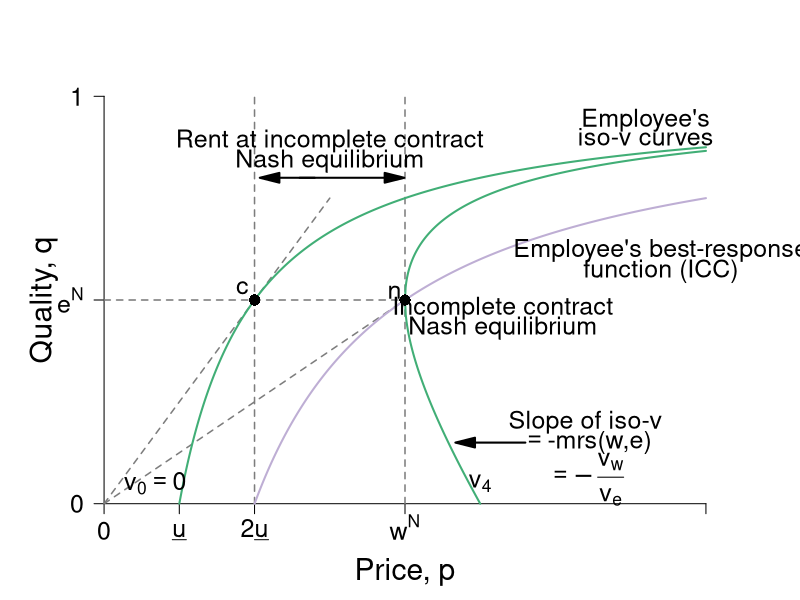

This chart was generated by the following R code:
#' Graph Designer: Harriet Brookes-Gray
#' Authors: Bowles and Halliday
#' Title: Coordination, Conflict and Competition: A Text in Microeconomics

require(ggplot2)
require(shape)
pdf(file = "employment/employment_brf_rentv2.pdf", width = 9, height = 7)

#Set parameters for graphics
pointsize <- 1.8
axislabelsize <- 1.8
labelsize <- 1.5
namesize <- 1.8
annotatesize <- 1.5
graphlinewidth <- 2
segmentlinewidth <- 1.5

COL <- c("#7fc97f", "#beaed4", "#fdc086", "#ffff99", "#386cb0", "#f0027f", "#bf5b17", "#666666")
COLA <- c("#e0f3db", "#99d8c9","#66c2a4","#41ae76", "#238b45", "#005824")
COLB <- c("#c6dbef", "#4eb3d3", "#2b8cbe", "#0868ac","#084081")
COLC <- c("#fcfbfd", "#efedf5", "#dadaeb", "#bcbddc", "#9e9ac8", "#807dba", "#6a51a3", "#54278f", "#3f007d")
grays <- gray.colors(25, start = 1, end = 0)


#The equation is below when v = 0. See Wolfram Alpha output. 
isov <- function(p, delta = 5) {
  (p - delta)/p
}

isovhigh1 <- function(p, delta = 5, v = 5){
  (sqrt(p^2 - 4 * delta * v) - p + 2*v)/( 2 * v )
}

isovlow1 <- function(p, delta = 5, v = 5){
  (-sqrt(p^2 - 4 * delta * v) - p + 2*v)/( 2 * v )
}

isovhigh2 <- function(p, delta = 5, v = 10){
  (sqrt(p^2 - 4 * delta * v) - p + 2*v)/( 2 * v )
}

isovlow2 <- function(p, delta = 5, v = 10){
  (-sqrt(p^2 - 4 * delta * v) - p + 2*v)/( 2 * v )
}

isovhigh3 <- function(p, delta = 5, v = 15){
  (sqrt(p^2 - 4 * delta * v) - p + 2*v)/( 2 * v )
}

isovlow3 <- function(p, delta = 5, v = 15){
  (-sqrt(p^2 - 4 * delta * v) - p + 2*v)/( 2 * v )
}

brfFn <- function(p, delta = 5) {
  1 - (2*delta) /p
}

#This is evaluated for p = 12; q = 12/(8*sqrt(12^2 - 4*delta1*v1)) - 1/8 for the slope
#At p = 12; q = (-sqrt(12^2 - 4*v1*delta1) - 12 + 2*v1)/(2*v1) = 0.799
tangencyLine <- function(p){
  (p*(0.05))
}


par(mar =  c(4, 4, 4, 3.5))
xlims <- c(0, 40)
ylims <- c(0, 1)

plot(0, 0, xlim = xlims, ylim = ylims, type = "n",
     xlab = "",
     ylab = "",
     xaxt = "n", yaxt = "n", cex.lab = axislabelsize, bty = "n")

mtext(expression(paste("Price, ", p)), side = 1, line = 2.5, cex = axislabelsize)
text(-4, ylims[2] - 0.5*(ylims[2] - ylims[1]), expression(paste("Quality, ", q)), xpd = TRUE, cex = axislabelsize, srt = 90) 

npts <- 500 
npts2 <- 501
#Specify the sequences of points for graphing. 
xx0 <- seq(5, xlims[2], length.out = npts)
xx1 <- seq(10, xlims[2], length.out = npts)
xx2 <- seq(xlims[1], 15, length.out = npts)
xx3 <- seq(10, xlims[2], length.out = npts2)
xx4 <- seq(xlims[1], 10, length.out = npts2)
#For below, I solved sqrt(p^2 - 200) - p + 200/p = 0, getting p = 10*sqrt(2) = 14.14214
xx5 <- seq(14.14214, xlims[2], length.out = npts2)
xx6 <- seq(14.14214, 15, length.out = npts2)
xx7 <- seq(20, xlims[2], length.out = npts2)
xx8 <- seq(xlims[1], 25, length.out = npts2)

#Customize ticks and labels for the plot
ticksy <- c(0, 0.5, 1)
ylabels <- c(0, expression(paste(e^N)), 1)
ticksx <- c(0, 5, 10, 20, 40)
xlabels <- c(0, expression(paste(underline("u"))),expression(paste(2*underline("u"))) , expression(paste(w^N)) , NA)
axis(1, at = ticksx, pos = 0, labels = xlabels, cex.axis = labelsize)
axis(2, at = ticksy, pos = 0, labels = ylabels, las = 1, cex.axis = labelsize)

#Lines for the coordinates of the Nash equilbrium
segments(0, 0, 20, 0.5, lty = 2, col = grays[20], lwd = segmentlinewidth)
segments(10, 0, 10, 1, lty = 2, col = grays[20], lwd = segmentlinewidth)
segments(20, 0, 20, 1, lty = 2, col = grays[20], lwd = segmentlinewidth)
segments(0, 0.5, 20, 0.5, lty = 2, col = grays[20], lwd = segmentlinewidth)

#Draw the lines for the graphs
lines(xx2, tangencyLine(xx2), col = grays[20], lwd = segmentlinewidth, lty = 2)
lines(xx0, isov(xx0, delta = 5), col = COLA[4], lwd = graphlinewidth)
lines(xx1, brfFn(xx1), col = COL[2], lwd = graphlinewidth)
#lines(xx3, isovhigh1(xx3, v = 5, delta = 5), col = COLA[4], lwd = graphlinewidth)
#lines(xx4, isovlow1(xx4, v = 5, delta = 5), col = COLA[4], lwd = graphlinewidth)
#lines(xx5, isovhigh2(xx5, v = 10, delta = 5), col = COLA[4], lwd = graphlinewidth)
#lines(xx6, isovlow2(xx6, v = 10, delta = 5), col = COLA[4], lwd = graphlinewidth)
lines(xx7, isovhigh3(xx7, v = 20, delta = 5), col = COLA[4], lwd = graphlinewidth)
lines(xx8, isovlow3(xx8, v = 20, delta = 5), col = COLA[4], lwd = graphlinewidth)

text(3.4, 0.05, expression(paste(v[0] == 0)), cex = labelsize)
#text(22, 0.05, expression(paste(v[1])), cex = labelsize)
text(25, 0.05, expression(paste(v[4])),cex = labelsize)
text(37, 0.62, expression(paste("Employee's best-response")), cex = labelsize, xpd =TRUE)
text(37, 0.57, expression(paste("function (ICC)")),cex = labelsize, xpd =TRUE)
#text(35, 0.58, expression(paste(e(Delta, a))))
text(36, 0.94, expression(paste("Employee's")),cex = labelsize)
text(36, 0.9, expression(paste("iso-v curves")),cex = labelsize)

text(19.3, 0.52, expression(n),cex = labelsize)
text(26.5, 0.48, expression(paste("Incomplete contract")),cex = labelsize)
text(26.5, 0.43, expression(paste("Nash equilibrium")),cex = labelsize)

text(15, 0.89, expression(paste("Rent at incomplete contract")),cex = labelsize)
text(15, 0.84, expression(paste("Nash equilibrium")),cex = labelsize)
Arrows(13, 0.8, 19.3, 0.8,  col = "black", lty = 1, lwd = 2, arr.type = "triangle")
Arrows(14, 0.8, 11, 0.8,  col = "black", lty = 1, lwd = 2, arr.type = "triangle")


Arrows(28, 0.15, 24, 0.15,  col = "black", lty = 1, lwd = 2, arr.type = "triangle")
text(32, 0.2, expression(paste("Slope of iso-v")),cex = labelsize)
text(32.3, 0.15, expression(paste(phantom() == "-mrs(w,e) ")),cex = labelsize)
text(32, 0.06, expression(paste(phantom() == -frac(v[w], v[e]))),cex = labelsize)



#Add a point for the NE
points(20, 0.5, pch = 16, col = "black", cex = 1.5)

#segments(12.5, 0, 12.5, ylims[2], lty = 2, col = grays[20], lwd = 2)
#segments(0, brfFn(w = 18.4), 18.4, brfFn(w = 18.4), lty = 2, col = "darkgray", lwd = 2)
points(10, 0.5, pch = 16, col = "black", cex = 1.5)

text(9.2, 0.53, expression(c),cex = labelsize)



dev.off()
